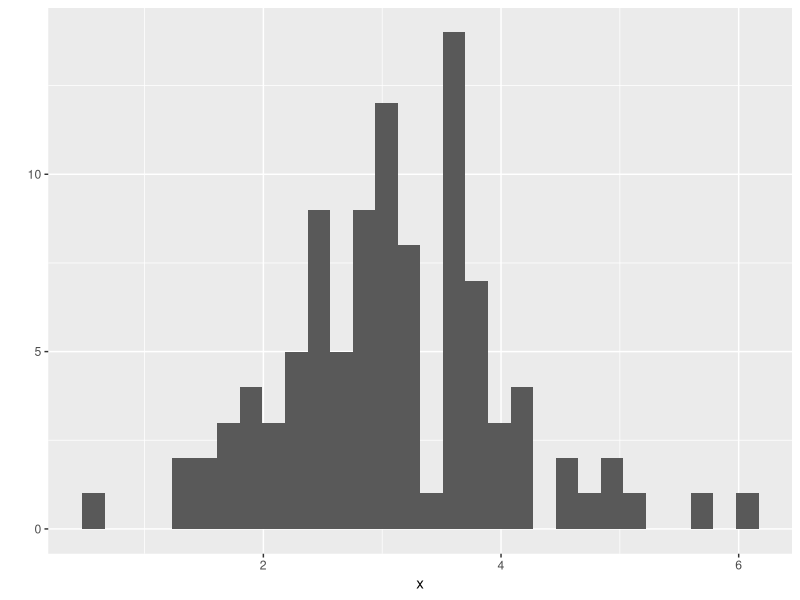

Generate this figure with R:
## ---- chunk 1
x <- rnorm(100, 3)
library(ggplot2)
qplot(x, geom="histogram")
